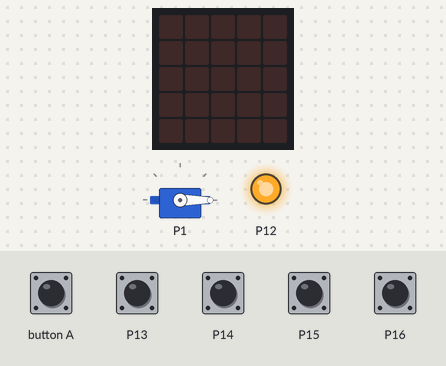
This program was run on a simulated BBC micro:bit (MakeCode). Shown: servo, the board's 5×5 LED display, output pins drawn as LEDs (lit = HIGH). The inputs (shaded band) are chosen by the test bench; at power-on: P13–16 LOW. Pins used as bus, display or sensor lines are not drawn.

Above: at 1.2 s.
1.3 s: P14 pulled HIGH for 0.15 s
At 3.0 s:
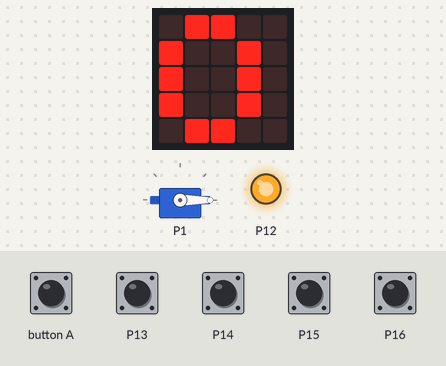
3.7 s: button A pressed for 0.15 s
At 4.2 s:
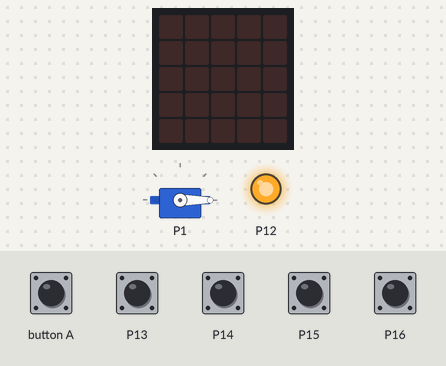
5.3 s: P13 pulled HIGH for 0.15 s
At 5.8 s:
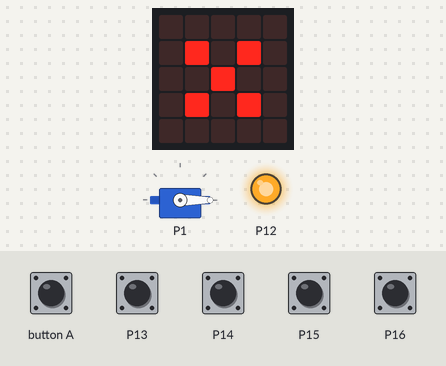
7.5 s: P15 pulled HIGH for 0.15 s
At 8.1 s:
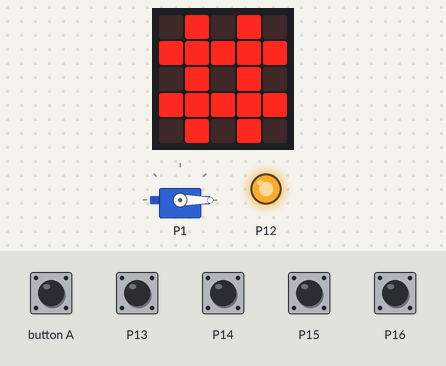
9.7 s: P16 pulled HIGH for 0.15 s
At 11.1 s:
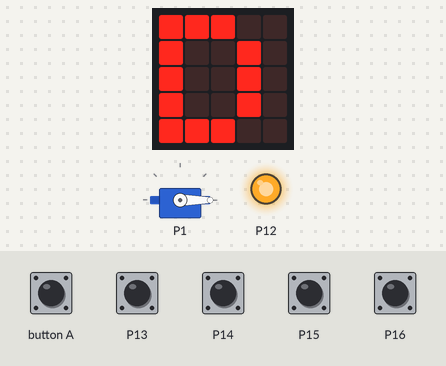
Timing chart, 0 to 12.7 s (numbered marks = the images above; inputs shaded):
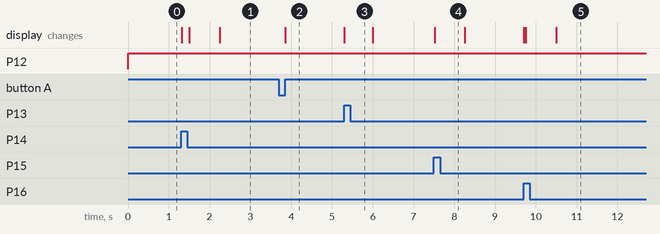

The program:

main.ts
```typescript
input.onButtonPressed(Button.A, function () {
    pins.servoWritePin(AnalogPin.P1, 0)
    Code = ""
    appui = ""
    appui2 = ""
    basic.showString(appui)
})
input.onButtonPressed(Button.B, function () {
    basic.showString(Code)
})
let appui2 = ""
let appui = ""
let Code = ""
Code = ""
pins.servoWritePin(AnalogPin.P1, 0)
appui = ""
appui2 = ""
let AccessCode = "1234"
basic.forever(function () {
    pins.digitalWritePin(DigitalPin.P9, 1)
    if (pins.digitalReadPin(DigitalPin.P16) == 1) {
        appui = "A"
    } else if (pins.digitalReadPin(DigitalPin.P15) == 1) {
        appui = "3"
    } else if (pins.digitalReadPin(DigitalPin.P14) == 1) {
        appui = "2"
    } else if (pins.digitalReadPin(DigitalPin.P13) == 1) {
        appui = "1"
    } else {

    }
    pins.digitalWritePin(DigitalPin.P9, 0)
    pins.digitalWritePin(DigitalPin.P10, 1)
    if (pins.digitalReadPin(DigitalPin.P16) == 1) {
        appui = "B"
    } else if (pins.digitalReadPin(DigitalPin.P15) == 1) {
        appui = "6"
    } else if (pins.digitalReadPin(DigitalPin.P14) == 1) {
        appui = "5"
    } else if (pins.digitalReadPin(DigitalPin.P13) == 1) {
        appui = "4"
    } else {

    }
    pins.digitalWritePin(DigitalPin.P10, 0)
    pins.digitalWritePin(DigitalPin.P11, 1)
    if (pins.digitalReadPin(DigitalPin.P16) == 1) {
        appui = "C"
    } else if (pins.digitalReadPin(DigitalPin.P15) == 1) {
        appui = "9"
    } else if (pins.digitalReadPin(DigitalPin.P14) == 1) {
        appui = "8"
    } else if (pins.digitalReadPin(DigitalPin.P13) == 1) {
        appui = "7"
    } else {

    }
    pins.digitalWritePin(DigitalPin.P11, 0)
    pins.digitalWritePin(DigitalPin.P12, 1)
    if (pins.digitalReadPin(DigitalPin.P16) == 1) {
        appui = "D"
    } else if (pins.digitalReadPin(DigitalPin.P15) == 1) {
        appui = "#"
    } else if (pins.digitalReadPin(DigitalPin.P14) == 1) {
        appui = "0"
    } else if (pins.digitalReadPin(DigitalPin.P13) == 1) {
        appui = "*"
    } else {

    }
    if (appui != appui2) {
        basic.showString(appui)
        appui2 = appui
        if (appui != "#" && appui != "*") {
            Code = "" + Code + appui
        } else if (appui == "#") {
            if (Code == AccessCode) {
                pins.servoWritePin(AnalogPin.P1, 180)
                basic.showLeds(`
                    # # # # #
                    # . . . #
                    # . . . #
                    # . . . #
                    # # # # #
                    `)
            }
        } else {

        }
    }
})
```

test.ts
```typescript
// les tests vont ici ; cela ne sera pas compilé si ce paquet est utilisé en tant qu'extension.
```

Measured:
- after the input at 1.3 s, the display: changes at once (image 1)
- after the input at 3.7 s, the display: changes after 0.15 s (image 2)
- after the input at 5.3 s, the display: changes at once (image 3)
- after the input at 7.5 s, the display: changes at once (image 4)
- after the input at 9.7 s, the display: changes at once (image 5)
